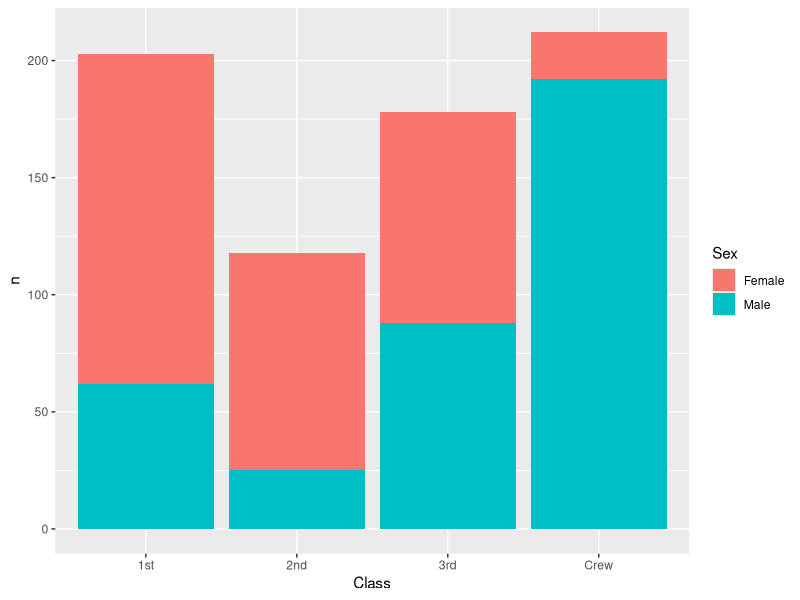
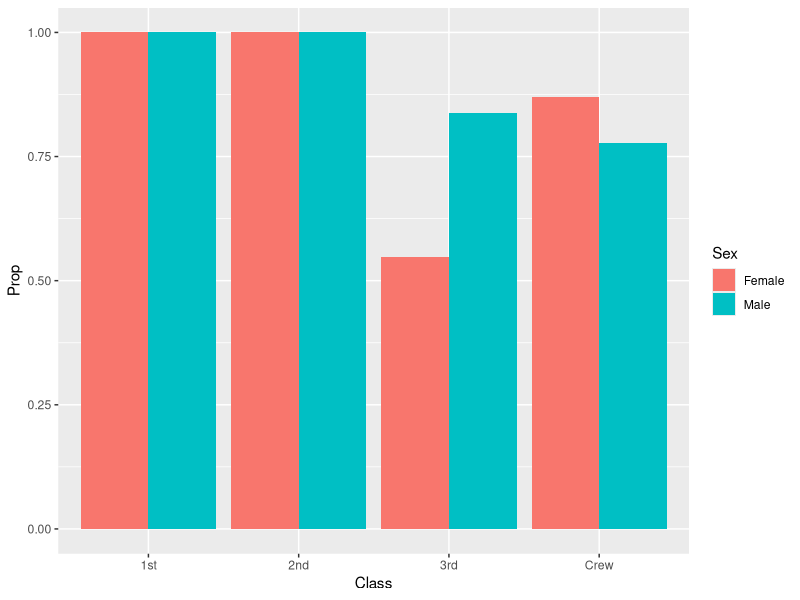
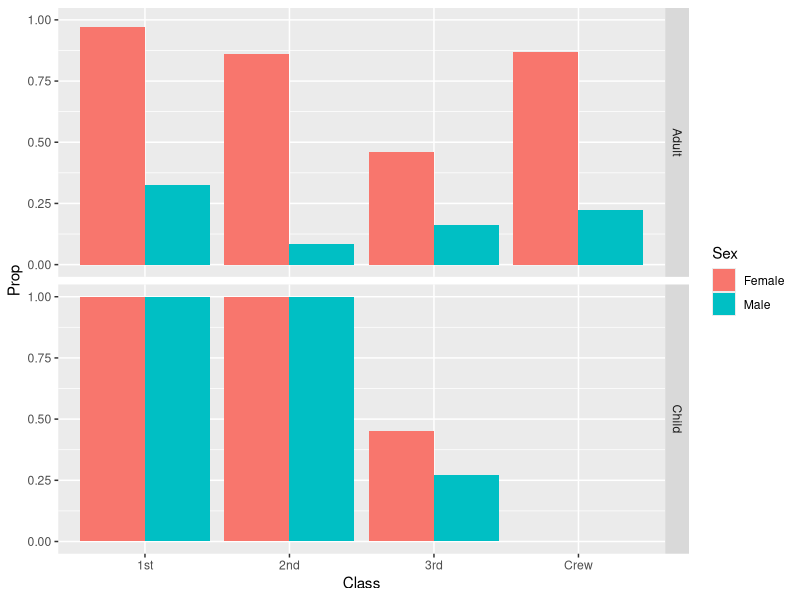

The R source for these figures, in order:
## ---- chunk 1
library(tidyverse)

df_titanic <- as_tibble(Titanic)
## ---- chunk 2
glimpse(df_titanic)
## ---- chunk 3
## NOTE: No need to edit! We'll cover how to
## do this calculation in a later exercise.
df_titanic %>% summarize(total = sum(n))
## ---- chunk 4
## TASK: Visualize counts against `Class` and `Sex`
survivors <- df_titanic %>% filter(Survived == "Yes")
survivors %>% 
  ggplot(aes(fill = Sex, x = Class, y = n)) +
  geom_col(position = "Stack")
## ---- chunk 5
## NOTE: No need to edit! We'll cover how to
## do this calculation in a later exercise.
df_prop <-
  df_titanic %>%
  group_by(Class, Sex, Age) %>%
  mutate(
    Total = sum(n),
    Prop = n / Total
  ) %>%
  ungroup()
df_prop
## ---- chunk 6
# survivors <- 
#   df_titanic %>% 
#   group_by(Sex, Class)  %>% 
#   mutate(
#     Total = sum(n),
#     Prop = n / Total
#   ) %>% 
#   filter(Survived == "Yes")


# survivors %>% 
df_prop %>%
  ggplot(aes(fill = Sex, x = Class, y = Prop)) +
  geom_col(position = "Dodge")
## ---- chunk 7
survivors <- df_prop %>% filter(Survived == "Yes")

survivors %>% 
  ggplot(aes(fill = Sex, x = Class, y = Prop)) +
  geom_col(position = "dodge") +
  facet_grid(Age ~ .)
